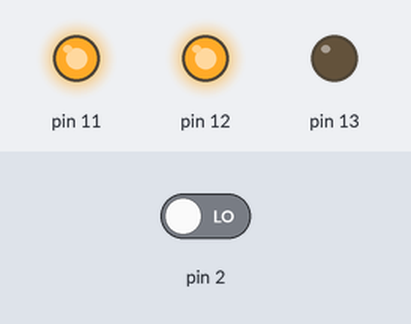
The sketch below on a simulated Arduino Uno, built with avr-gcc and run on an emulated ATmega328P. On the bench: output pins drawn as LEDs (lit = HIGH). The test bench sets the inputs (shaded band); at power-on: pin 2 LOW.

Above: at 1.2 s.
1.3 s: pin 2 driven HIGH
At 2.4 s:
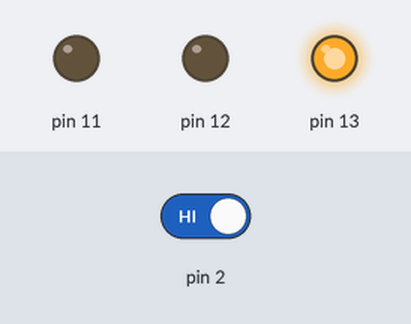
2.8 s: pin 2 driven LOW
At 4.0 s:
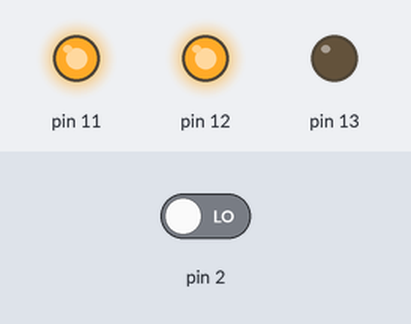
4.3 s: pin 2 driven HIGH
At 5.8 s:
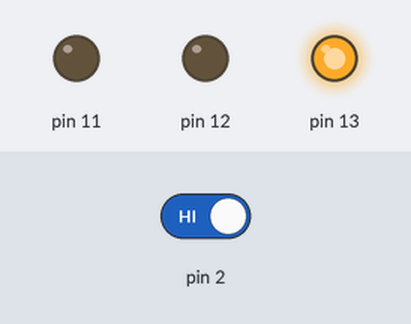
Timing chart, 0 to 7.3 s (numbered marks = the images above; inputs shaded):
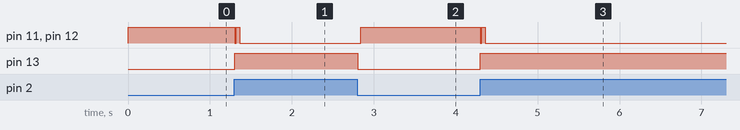

Measured:
- after the input at 1.3 s, pin 11, pin 12: HIGH → LOW at once, → HIGH 0.02 s later, → LOW 0.04 s later; pin 13: LOW → HIGH at once
- after the input at 2.8 s, pin 11, pin 12: LOW → HIGH at once; pin 13: HIGH → LOW at once
- after the input at 4.3 s, pin 11, pin 12: HIGH → LOW at once, → HIGH 0.02 s later, → LOW 0.04 s later; pin 13: LOW → HIGH at once

The sketch:

ejercicio2.ino
```cpp
// C++ code
//
int buttonState = 0;

void setup()
{
  pinMode(2, INPUT);
  pinMode(13, OUTPUT);
  pinMode(12, OUTPUT);
  pinMode(11, OUTPUT);
}

void loop()
{
  digitalWrite(12, HIGH);
  digitalWrite(11, HIGH);

  // read the state of the pushbutton
  buttonState = digitalRead(2);
  // check if pushbutton is pressed. if it is, the
  // button state is HIGH
  if (buttonState == HIGH) {
      digitalWrite(12, LOW);
      digitalWrite(11, LOW);
      digitalWrite(13, HIGH);
  } else {
    digitalWrite(13, LOW);
  }
  delay(10); // Delay a little bit to improve simulation performance
}
```
